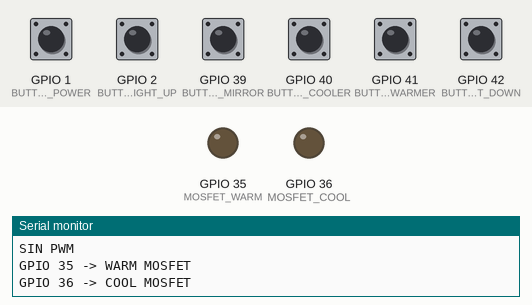
Recording of a sketch running on a simulated ESP32-S3. Shown: output pins drawn as LEDs (lit = HIGH), the last lines printed to the serial monitor. Inputs (shaded band) come from the test bench; at power-on: GPIO 1 (BUTTON_POWER), GPIO 2 (BUTTON_BRIGHT_UP), GPIO 39 (BUTTON_MIRROR), GPIO 40 (BUTTON_COOLER), GPIO 41 (BUTTON_WARMER), GPIO 42 (BUTTON_BRIGHT_DOWN) HIGH.

Above: at 2.2 s.
2.3 s: GPIO 1 (BUTTON_POWER) pulled LOW for 0.15 s
At 3.5 s:
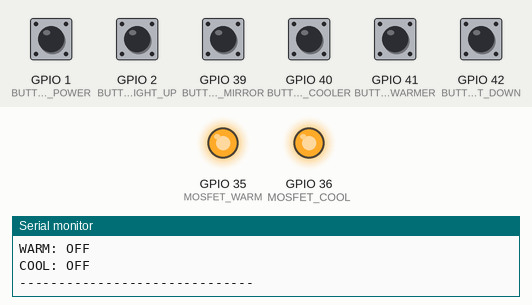
3.9 s: GPIO 2 (BUTTON_BRIGHT_UP) pulled LOW for 0.15 s
5.5 s: GPIO 39 (BUTTON_MIRROR) pulled LOW for 0.15 s
7.1 s: GPIO 40 (BUTTON_COOLER) pulled LOW for 0.15 s
8.7 s: GPIO 1 (BUTTON_POWER) pulled LOW for 1 s
At 9.7 s:
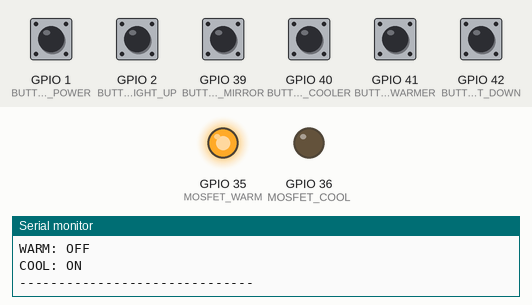
11.2 s: GPIO 41 (BUTTON_WARMER) pulled LOW for 0.15 s
At 11.6 s:
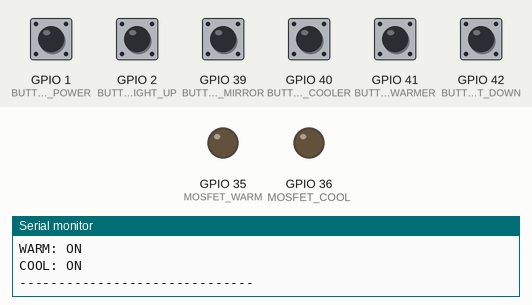
Timing chart, 0 to 13.8 s (numbered marks = the images above; inputs shaded):
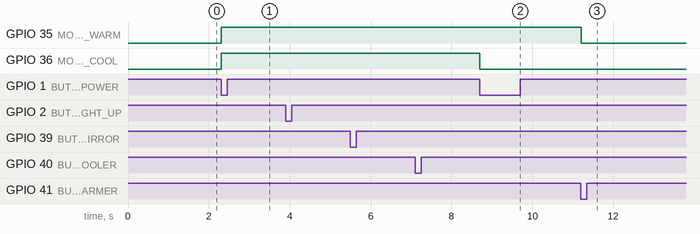

The sketch:

firmware.ino
```cpp
#include <Arduino.h>

// ============================================================
// MyMelodyAI - ESP32-S3 Lighting Controller
// PRUEBA: MOSFET ON/OFF SIN PWM
// ============================================================

// -------------------------
// BOTONES
// -------------------------
const int BUTTON_POWER = 1;
const int BUTTON_BRIGHT_UP = 2;
const int BUTTON_BRIGHT_DOWN = 42;
const int BUTTON_WARMER = 41;
const int BUTTON_COOLER = 40;
const int BUTTON_MIRROR = 39;

// -------------------------
// MOSFET
// -------------------------
const int MOSFET_WARM = 35;
const int MOSFET_COOL = 36;

// -------------------------
// ESTADO
// -------------------------
bool lightsOn = true;

int brightness = 50;  // Se mantiene para la interfaz
int cct = 50;         // 0 = warm, 50 = neutral, 100 = cool

// -------------------------
// BOTONES
// -------------------------
bool lastPowerState = HIGH;
bool lastBrightUpState = HIGH;
bool lastBrightDownState = HIGH;
bool lastWarmerState = HIGH;
bool lastCoolerState = HIGH;
bool lastMirrorState = HIGH;

unsigned long lastButtonTime = 0;
const unsigned long DEBOUNCE_TIME = 80;

// ============================================================
// ACTUALIZAR ILUMINACIÓN
// ============================================================

void updateLighting()
{
    bool warmOn = false;
    bool coolOn = false;

    if (lightsOn)
    {
        // En esta prueba no usamos PWM.
        // Encendemos/apagamos cada canal según el CCT.

        if (cct < 50)
        {
            // Más cálido
            warmOn = true;
            coolOn = false;
        }
        else if (cct > 50)
        {
            // Más frío
            warmOn = false;
            coolOn = true;
        }
        else
        {
            // CCT 50 = ambos canales encendidos
            warmOn = true;
            coolOn = true;
        }
    }

    // IMPORTANTE:
    // El sketch anterior necesitó PWM invertido.
    // Por tanto mantenemos la lógica invertida:
    //
    // LOW  = MOSFET ON
    // HIGH = MOSFET OFF

    digitalWrite(MOSFET_WARM, warmOn ? LOW : HIGH);
    digitalWrite(MOSFET_COOL, coolOn ? LOW : HIGH);

    Serial.println();
    Serial.println("------------------------------");

    Serial.print("LED: ");
    Serial.println(lightsOn ? "ON" : "OFF");

    Serial.print("BRILLO: ");
    Serial.print(brightness);
    Serial.println("%");

    Serial.print("CCT: ");
    Serial.print(cct);
    Serial.println("%");

    Serial.print("WARM: ");
    Serial.println(warmOn ? "ON" : "OFF");

    Serial.print("COOL: ");
    Serial.println(coolOn ? "ON" : "OFF");

    Serial.println("------------------------------");
}

// ============================================================
// SETUP
// ============================================================

void setup()
{
    Serial.begin(115200);
    delay(1000);

    // MOSFET como salidas digitales
    pinMode(MOSFET_WARM, OUTPUT);
    pinMode(MOSFET_COOL, OUTPUT);

    // Arrancar ambos apagados
    digitalWrite(MOSFET_WARM, HIGH);
    digitalWrite(MOSFET_COOL, HIGH);

    // Botones
    pinMode(BUTTON_POWER, INPUT_PULLUP);
    pinMode(BUTTON_BRIGHT_UP, INPUT_PULLUP);
    pinMode(BUTTON_BRIGHT_DOWN, INPUT_PULLUP);
    pinMode(BUTTON_WARMER, INPUT_PULLUP);
    pinMode(BUTTON_COOLER, INPUT_PULLUP);
    pinMode(BUTTON_MIRROR, INPUT_PULLUP);

    lastPowerState = digitalRead(BUTTON_POWER);
    lastBrightUpState = digitalRead(BUTTON_BRIGHT_UP);
    lastBrightDownState = digitalRead(BUTTON_BRIGHT_DOWN);
    lastWarmerState = digitalRead(BUTTON_WARMER);
    lastCoolerState = digitalRead(BUTTON_COOLER);
    lastMirrorState = digitalRead(BUTTON_MIRROR);

    updateLighting();

    Serial.println();
    Serial.println("=================================");
    Serial.println(" MyMelodyAI - MOSFET ON/OFF TEST");
    Serial.println("=================================");
    Serial.println("SIN PWM");
    Serial.println();
    Serial.println("GPIO 35 -> WARM MOSFET");
    Serial.println("GPIO 36 -> COOL MOSFET");
    Serial.println();
}

// ============================================================
// LOOP
// ============================================================

void loop()
{
    bool powerState = digitalRead(BUTTON_POWER);
    bool brightUpState = digitalRead(BUTTON_BRIGHT_UP);
    bool brightDownState = digitalRead(BUTTON_BRIGHT_DOWN);
    bool warmerState = digitalRead(BUTTON_WARMER);
    bool coolerState = digitalRead(BUTTON_COOLER);
    bool mirrorState = digitalRead(BUTTON_MIRROR);

    // -------------------------
    // POWER
    // -------------------------
    if (lastPowerState == HIGH &&
        powerState == LOW &&
        millis() - lastButtonTime > DEBOUNCE_TIME)
    {
        lightsOn = !lightsOn;

        Serial.println();
        Serial.println(">>> BOTON POWER");

        updateLighting();

        lastButtonTime = millis();
    }

    // -------------------------
    // BRILLO +
    // -------------------------
    if (lastBrightUpState == HIGH &&
        brightUpState == LOW &&
        millis() - lastButtonTime > DEBOUNCE_TIME)
    {
        brightness += 10;

        if (brightness > 100)
        {
            brightness = 100;
        }

        Serial.println();
        Serial.println(">>> BOTON BRILLO +");

        updateLighting();

        lastButtonTime = millis();
    }

    // -------------------------
    // BRILLO -
    // -------------------------
    if (lastBrightDownState == HIGH &&
        brightDownState == LOW &&
        millis() - lastButtonTime > DEBOUNCE_TIME)
    {
        brightness -= 10;

        if (brightness < 0)
        {
            brightness = 0;
        }

        Serial.println();
        Serial.println(">>> BOTON BRILLO -");

        updateLighting();

        lastButtonTime = millis();
    }

    // -------------------------
    // CCT WARMER
    // -------------------------
    if (lastWarmerState == HIGH &&
        warmerState == LOW &&
        millis() - lastButtonTime > DEBOUNCE_TIME)
    {
        cct -= 10;

        if (cct < 0)
        {
            cct = 0;
        }

        Serial.println();
        Serial.println(">>> BOTON CCT WARMER");

        updateLighting();

        lastButtonTime = millis();
    }

    // -------------------------
    // CCT COOLER
    // -------------------------
    if (lastCoolerState == HIGH &&
        coolerState == LOW &&
        millis() - lastButtonTime > DEBOUNCE_TIME)
    {
        cct += 10;

        if (cct > 100)
        {
            cct = 100;
        }

        Serial.println();
        Serial.println(">>> BOTON CCT COOLER");

        updateLighting();

        lastButtonTime = millis();
    }

    // -------------------------
    // MIRROR CONTROL
    // -------------------------
    if (lastMirrorState == HIGH &&
        mirrorState == LOW &&
        millis() - lastButtonTime > DEBOUNCE_TIME)
    {
        Serial.println();
        Serial.println(">>> MIRROR_CONTROL");

        lastButtonTime = millis();
    }

    // -------------------------
    // GUARDAR ESTADOS
    // -------------------------
    lastPowerState = powerState;
    lastBrightUpState = brightUpState;
    lastBrightDownState = brightDownState;
    lastWarmerState = warmerState;
    lastCoolerState = coolerState;
    lastMirrorState = mirrorState;

    delay(5);
}
```

Measured:
- after the input at 2.3 s, GPIO 35 (MOSFET_WARM), GPIO 36 (MOSFET_COOL): LOW → HIGH at once
- after the input at 8.7 s, GPIO 36 (MOSFET_COOL): HIGH → LOW at once
- after the input at 11.2 s, GPIO 35 (MOSFET_WARM): HIGH → LOW at once
